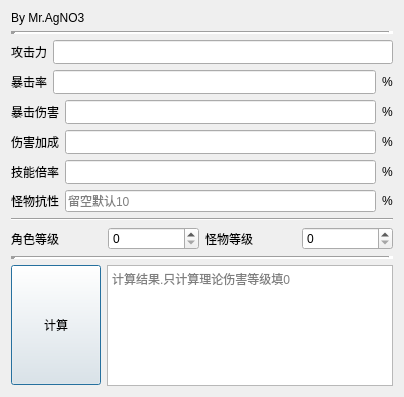
<?xml version="1.0" encoding="UTF-8"?>
<ui version="4.0">
 <class>Window</class>
 <widget class="QDialog" name="Window">
  <property name="geometry">
   <rect>
    <x>0</x>
    <y>0</y>
    <width>404</width>
    <height>397</height>
   </rect>
  </property>
  <property name="minimumSize">
   <size>
    <width>90</width>
    <height>120</height>
   </size>
  </property>
  <property name="windowTitle">
   <string>原神伤害计算器 v1.0</string>
  </property>
  <layout class="QVBoxLayout" name="verticalLayout_3">
   <item>
    <widget class="QLabel" name="Authur">
     <property name="text">
      <string>By Mr.AgNO3</string>
     </property>
    </widget>
   </item>
   <item>
    <widget class="Line" name="line_2">
     <property name="lineWidth">
      <number>5</number>
     </property>
     <property name="orientation">
      <enum>Qt::Horizontal</enum>
     </property>
    </widget>
   </item>
   <item>
    <layout class="QVBoxLayout" name="Main">
     <item>
      <layout class="QVBoxLayout" name="Input">
       <item>
        <layout class="QHBoxLayout" name="Atk">
         <item>
          <widget class="QLabel" name="label">
           <property name="text">
            <string>攻击力</string>
           </property>
          </widget>
         </item>
         <item>
          <widget class="QLineEdit" name="atk">
           <property name="minimumSize">
            <size>
             <width>0</width>
             <height>24</height>
            </size>
           </property>
          </widget>
         </item>
        </layout>
       </item>
       <item>
        <layout class="QHBoxLayout" name="Crit_rate">
         <item>
          <widget class="QLabel" name="label_2">
           <property name="text">
            <string>暴击率</string>
           </property>
          </widget>
         </item>
         <item>
          <widget class="QLineEdit" name="crit_rate">
           <property name="minimumSize">
            <size>
             <width>0</width>
             <height>24</height>
            </size>
           </property>
          </widget>
         </item>
         <item>
          <widget class="QLabel" name="label_4">
           <property name="text">
            <string>%</string>
           </property>
          </widget>
         </item>
        </layout>
       </item>
       <item>
        <layout class="QHBoxLayout" name="Crit_DMG">
         <item>
          <widget class="QLabel" name="label_3">
           <property name="text">
            <string>暴击伤害</string>
           </property>
          </widget>
         </item>
         <item>
          <widget class="QLineEdit" name="crit_dmg">
           <property name="minimumSize">
            <size>
             <width>0</width>
             <height>24</height>
            </size>
           </property>
          </widget>
         </item>
         <item>
          <widget class="QLabel" name="label_5">
           <property name="text">
            <string>%</string>
           </property>
          </widget>
         </item>
        </layout>
       </item>
       <item>
        <layout class="QHBoxLayout" name="Buff">
         <item>
          <widget class="QLabel" name="label_6">
           <property name="text">
            <string>伤害加成</string>
           </property>
          </widget>
         </item>
         <item>
          <widget class="QLineEdit" name="buff">
           <property name="minimumSize">
            <size>
             <width>0</width>
             <height>24</height>
            </size>
           </property>
          </widget>
         </item>
         <item>
          <widget class="QLabel" name="label_7">
           <property name="text">
            <string>%</string>
           </property>
          </widget>
         </item>
        </layout>
       </item>
       <item>
        <layout class="QHBoxLayout" name="Talent">
         <item>
          <widget class="QLabel" name="label_9">
           <property name="text">
            <string>技能倍率</string>
           </property>
          </widget>
         </item>
         <item>
          <widget class="QLineEdit" name="talent">
           <property name="minimumSize">
            <size>
             <width>0</width>
             <height>24</height>
            </size>
           </property>
          </widget>
         </item>
         <item>
          <widget class="QLabel" name="label_10">
           <property name="text">
            <string>%</string>
           </property>
          </widget>
         </item>
        </layout>
       </item>
       <item>
        <layout class="QHBoxLayout" name="Resistance">
         <item>
          <widget class="QLabel" name="label_11">
           <property name="text">
            <string>怪物抗性</string>
           </property>
          </widget>
         </item>
         <item>
          <widget class="QLineEdit" name="resistance">
           <property name="placeholderText">
            <string>留空默认10</string>
           </property>
          </widget>
         </item>
         <item>
          <widget class="QLabel" name="label_8">
           <property name="text">
            <string>%</string>
           </property>
          </widget>
         </item>
        </layout>
       </item>
      </layout>
     </item>
     <item>
      <widget class="Line" name="line_3">
       <property name="orientation">
        <enum>Qt::Horizontal</enum>
       </property>
      </widget>
     </item>
     <item>
      <layout class="QHBoxLayout" name="Level">
       <item>
        <widget class="QLabel" name="label_13">
         <property name="text">
          <string>角色等级</string>
         </property>
        </widget>
       </item>
       <item>
        <widget class="QSpinBox" name="char_level"/>
       </item>
       <item>
        <widget class="QLabel" name="label_12">
         <property name="text">
          <string>怪物等级</string>
         </property>
        </widget>
       </item>
       <item>
        <widget class="QSpinBox" name="mons_level"/>
       </item>
      </layout>
     </item>
     <item>
      <widget class="Line" name="line">
       <property name="lineWidth">
        <number>5</number>
       </property>
       <property name="orientation">
        <enum>Qt::Horizontal</enum>
       </property>
      </widget>
     </item>
     <item>
      <layout class="QHBoxLayout" name="Output">
       <item>
        <widget class="QPushButton" name="cal">
         <property name="minimumSize">
          <size>
           <width>90</width>
           <height>120</height>
          </size>
         </property>
         <property name="maximumSize">
          <size>
           <width>90</width>
           <height>120</height>
          </size>
         </property>
         <property name="text">
          <string>计算</string>
         </property>
        </widget>
       </item>
       <item>
        <widget class="QTextBrowser" name="res">
         <property name="placeholderText">
          <string>计算结果.只计算理论伤害等级填0</string>
         </property>
        </widget>
       </item>
      </layout>
     </item>
    </layout>
   </item>
  </layout>
 </widget>
 <resources/>
 <connections/>
</ui>
